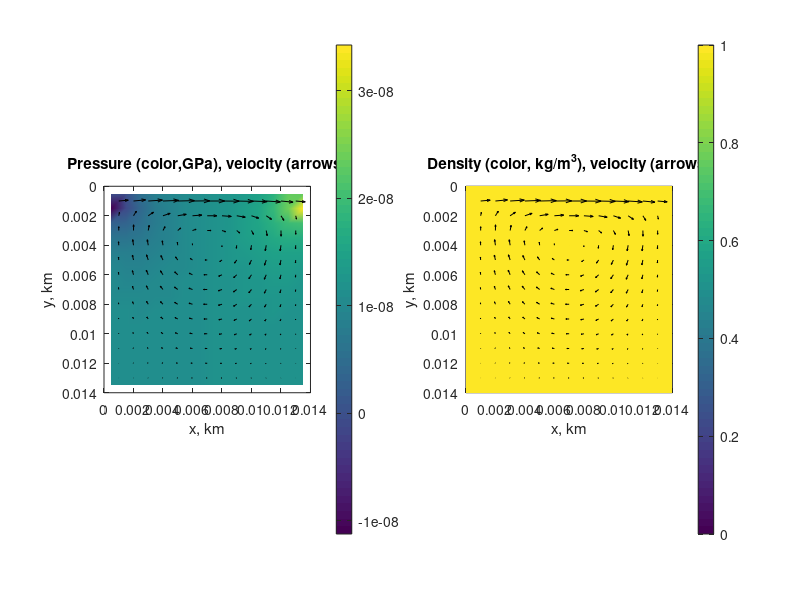

Source code (MATLAB):
% Solution of 2D Stokes and continuity equations with finite differences
% on a regular grid using a pressure-velocity formulation
% for a medium with constant viscosity

% Clean all variables
clear;
% Clear all figures
clf;

% Numerical model parameters
% Model size, m
% xsize   =   1000000;        % Horizontal
% ysize   =   1500000;        % Vertical


% Numbers of nodes
xnum    =   15;%31;             % Horizontal
ynum    =   15;%21;             % Vertical

%bish:start
xsize   =   xnum-1;        % Horizontal
ysize   =   ynum-1;        % Vertical
%bish:end

% Grid step
xstp    =   xsize/(xnum-1); % Horizontal
ystp    =   ysize/(ynum-1); % Vertical

% Model viscosity
% eta     =   1e+21;
eta     =   1;%1e+2;

% Pressure condition in one cell (i==2 && j==3)
p0cell  =   0;

% Gravity acceleration directed downward
gy      =   0;%10; % m/s^2

% Create vectors for nodal points positions (basic nodes)
x       =   0:xstp:xsize;   % Horizontal
y       =   0:ystp:ysize;   % Vertical

% Create vectors for cell centers positions (staggered nodes)
xc      =   xstp/2:xstp:xsize-xstp/2; % Horizontal
yc      =   ystp/2:ystp:ysize-ystp/2; % Vertical

% Create array for density structure (two vertical layers)
rho     =   zeros(ynum,xnum);
for i=1:1:ynum
    for j=1:1:xnum
        % Horizontal position of the nodal point
        if(x(j)<xsize/2)
            rho(i,j)=1; %3200;  % left layer
        else
            rho(i,j)=1; %3200;  %3300;  % right layer
        end
    end
end


% Matrix of coefficients initialization
L       =   sparse(xnum*ynum*3,xnum*ynum*3);
% Vector of right part initialization
R       =   zeros(xnum*ynum*3,1);

% Computing Kcont and Kbond coefficients
kcont   =   1; %2*eta/(xstp+ystp);
kbond   =   1; %4*eta/(xstp+ystp)^2;

% Solving x-Stokes, y-Stokes and continuity equations
% x-Stokes: ETA(d2vx/dx2+d2vx/dy2)-dP/dx=0
% y-Stokes: ETA(d2vy/dx2+d2vy/dy2)-dP/dy=gy*RHO
% continuity: dvx/dx+dvy/dy=0
% Compose matrix of coefficients L()
% and vector (column) of right parts R()
% Boundary conditions: free slip
% Process all Grid points
for i=1:1:ynum
    for j=1:1:xnum
        
        % Global index for P, vx, vy in the current node
        inp     =   ((j-1)*ynum+i)*3-2; % P
        invx    =   inp+1;
        invy    =   inp+2;
        
        
        % Continuity equation
        % Ghost pressure unknowns (i=1, j=1) and boundary nodes (4 corners + one cell)
        if ( (i==1) || (j==1) || (i==2 && j==2) || (i==2 && j==xnum) || (i==ynum && j==2) || (i==ynum && j==xnum) || (i==2 && j==3))
            % Ghost pressure unknowns (i=1, j=1): P(i,j)=0
            if(i==1 || j==1)
                L(inp,inp)          =   1*kbond;    % Coefficient for P(i,j)
                R(inp,1  )          =   0;          % Right-hand-side part
            end
            % Upper and lower left corners dP/dx=0 => P(i,j)-P(i,j+1)=0
            if((i==2 && j==2) || (i==ynum && j==2))
                L(inp,inp       ) 	=   1*kbond;   % Coefficient for P(i,j)
                L(inp,inp+ynum*3)   =   -1*kbond;   % Coefficient for P(i,j+1)
                R(inp,1)            =   0;          % Right-hand-side part
            end
            % Upper and lower right corners dP/dx=0 => P(i,j)-P(i,j-1)=0
            if((i==2 && j==xnum) || (i==ynum && j==xnum))
                L(inp,inp       )	=   1*kbond;   % Coefficient for P(i,j)
                L(inp,inp-ynum*3)   =  -1*kbond;   % Coefficient for P(i,j-1)
                R(inp,1)            =   0;          % Right-hand-side part
            end
            % One cell
            if (i==2 && j==3)
                L(inp,inp)          =   1*kbond;    % Coefficient for P(i,j)
                R(inp,1)            =   p0cell;     % Right-hand-side part
            end
            %Internal nodes: dvx/dx+dvy/dy=0
        else
            %dvx/dx=(vx(i-1,j)-vx(i-1,j-1))/dx
            L(inp,invx-3       )    =    kcont/xstp; % Coefficient for vx(i-1,j)
            L(inp,invx-3-ynum*3)    =   -kcont/xstp; % Coefficient for vx(i-1,j-1)
            
            %dvy/dy=(vy(i,j-1)-vy(i-1,j-1))/dy
            L(inp,invy-ynum*3  )    =    kcont/ystp; % Coefficient for vy(i,j-1)
            L(inp,invy-3-ynum*3)    =   -kcont/ystp; % Coefficient for vy(i-1,j-1)
            % Right-hand-side part:0
            R(inp,1)                =   0;
        end
        
        % x-Stokes equation
        % Ghost vx unknowns (i=ynum) and boundary nodes (i=1, i=ynum-1, j=1, j=xnum)
        if(i==1 || i==ynum-1 || i==ynum || j==1 || j==xnum)
            % Ghost vx unknowns (i=ynum: vx(i,j)=0
            if(i==ynum)
                L(invx,invx)        =   1*kbond;    % Coefficient for vx(i,j)
                R(invx,1   )        =   0;          % Right-hand-side part
            end
            % Left and Right boundaries (j=1, j=xnum)
            if((j==1 || j==xnum) && i<ynum)
                % Free slip, No slip: vx(i,j)=0
                L(invx,invx)        =   1*kbond;    % Coefficient for vx(i,j)
                R(invx,1)           =   0;          % Right-hand-side part
            end
            % Upper boundary, inner points (i=1, 1<j<xnum)
            if(i==1 && j>1 && j<xnum)
                % Free slip dvx/dy=0: vx(i,j)-vx(i+1,j)=0
%                 L(invx,invx)        =   1*kbond;    % Coefficient for vx(i,j)
%                 L(invx,invx+3)      =  -1*kbond;    % Coefficient for vx(i+1,j)
%                 R(invx,1)           =   0;          % Right-hand-side part
%                 
                % % No slip vx=0: vx(i,j)-1/3*vx(i+1,j)=0
                L(invx,invx)       =   1*kbond;    % Coefficient for vx(i,j)
                L(invx,invx+3)     =   -1/3*kbond; % Coefficient for vx(i+1,j)
                R(invx,1)          =   10;%0;          % Right-hand-side part
            end
            % Lower boundary, iner points (i=ynum-1, 1<j<xnum)
            if(i==ynum-1 && j>1 && j<xnum)
                % Free slip dvx/dy=0: vx(i,j)-vx(i-1,j)=0
%                 L(invx,invx)        =    1*kbond; % Coefficient for vx(i,j)
%                 L(invx,invx-3)      =   -1*kbond; % Coefficient for vx(i-1,j)
%                 R(invx,1)           =   0; % Right-hand-side part
%                 % % No slip vx=0: vx(i,j)-1/3*vx(i+1,j)=0
                L(invx,invx)      =   1*kbond; % Coefficient for vx(i,j)
                L(invx,invx-3)    =   -1/3*kbond; % Coefficient for vx(i-1,j)
                R(invx,1)         =   0; % Right part
            end
            %Internal nodes: ETA(d2vx/dx2+d2vx/dy2)-dP/dx=0
        else
            %ETA(d2vx/dx2+2vx/dy2)=ETA*((vx(i,j-1)-2vx(i,j)+vx(i,j+1))/dx^2+(vx(i-1,j)-2vx(i,j)+vx(i+1,j))/dy^2)
            L(invx,invx-ynum*3)     =   eta/xstp^2;                 % Coefficient for vx(i,j-1)
            L(invx,invx-3)          =   eta/ystp^2;                 % Coefficient for vx(i-1,j)
            L(invx,invx)            =   -2*eta/xstp^2-2*eta/ystp^2; % Coefficient for vx(i,j)
            L(invx,invx+3)          =   eta/ystp^2;                 % Coefficient for vx(i+1,j)
            L(invx,invx+ynum*3)     =   eta/xstp^2;                 % Coefficient for vx(i,j+1)
            
            % -dP/dx=(P(i+1,j)-P(i+1,j+1))/dx
            L(invx,inp+3)           =   kcont/xstp;                 % Coefficient for P(i+1,j)
            L(invx,inp+3+ynum*3)    =   -kcont/xstp;                % Coefficient for P(i+1,j+1)
            % Right-hand-side part:0
            R(invx,1)               =   0;
        end
        
        % y-Stokes equation
        % Ghost vy unknowns (j=xnum) and boundary nodes (i=1, i=ynum, j=1, j=xnum-1)
        if(i==1 || i==ynum || j==1 || j==xnum-1 || j==xnum)
            % Ghost vy unknowns (j=xnum: vy(i,j)=0
            if(j==xnum)
                L(invy,invy)        =   1*kbond;                    % Coefficient for vy(i,j)
                R(invy,1)           =   0;
            end
            % Upper and lower boundaries (i=1, i=ynum)
            if((i==1 || i==ynum) && j<xnum)
                % Free slip, No slip: vy(i,j)=0
                L(invy,invy)        =   1*kbond;                    % Coefficient for vy(i,j)
                R(invy,1)           =   0;
            end
            % Left boundary, iner points (j=1, 1<i<ynum)
            if(j==1 && i>1 && i<ynum)
                % Free slip dvy/dx=0: vy(i,j)-vy(i,j+1)=0
%                 L(invy,invy)        =    1*kbond;                   % Coefficient for vy(i,j)
%                 L(invy,invy+ynum*3) =   -1*kbond;                   % Coefficient for vy(i,j+1)
%                 R(invy,1)=0;
%                 %             % No slip vy=0: vy(i,j)-1/3*vy(i,j+1)=0
                            L(invy,invy)=1*kbond; % Coefficient for vy(i,j)
                            L(invy,invy+ynum*3)=-1/3*kbond; % Coefficient for vy(i,j+1)
                            R(invy,1)=0;
            end
            % Right boundary, iner points (j=xnum-1, 1<i<ynum)
            if(j==xnum-1 && i>1 && i<ynum)
                % Free slip dvy/dx=0: vy(i,j)-vy(i,j-1)=0
%                 L(invy,invy)        =   1*kbond;                    % Coefficient for vy(i,j)
%                 L(invy,invy-ynum*3) =   -1*kbond;                   % Coefficient for vy(i,j-1)
%                 R(invy,1)=0;
                            % No slip vy=0: vy(i,j)-1/3*vy(i,j-1)=0
                            L(invy,invy)=1*kbond; % Coefficient for vy(i,j)
                            L(invy,invy-ynum*3)=-1/3*kbond; % Coefficient for vy(i,j-1)
                            R(invy,1)=0;
            end
            %Internal nodes: ETA(d2vy/dx2+d2vy/dy2)-dP/dy=-gy*RHO
        else
            %ETA(d2vx/dx2+2vx/dy2)=ETA*((vx(i,j-1)-2vx(i,j)+vx(i,j+1))/dx^2+(vx(i-1,j)-2vx(i,j)+vx(i+1,j))/dy^2)
            L(invy,invy-ynum*3)     =   eta/xstp^2;                 % Coefficient for vy(i,j-1)
            L(invy,invy-3)          =   eta/ystp^2;                 % Coefficient for vy(i-1,j)
            L(invy,invy)            =   -2*eta/xstp^2-2*eta/ystp^2; % Coefficient for vy(i,j)
            L(invy,invy+3)          =   eta/ystp^2;                 % Coefficient for vy(i+1,j)
            L(invy,invy+ynum*3)     =   eta/xstp^2;                 % Coefficient for vy(i,j+1)
            
            % -dP/dy=(P(i,j+1)-P(i+1,j+1))/dx
            L(invy,inp+ynum*3)      =   kcont/ystp;                 % Coefficient for P(i,j+1)
            L(invy,inp+3+ynum*3)    =   -kcont/ystp;                % Coefficient for P(i+1,j+1)
            
            % Right part: -RHO*gy
            R(invy,1)               =   -gy*(rho(i,j)+rho(i,j+1))/2;
        end
        
    end
end

%Obtaining vector of solutions S()
S=L\R;

% Reload solutions to 2D p(), vx(), vy() arrays
% Dimensions of arrays are reduced compared to the basic grid
p=zeros(ynum,xnum);
vy=zeros(ynum,xnum);
vx=zeros(ynum,xnum);
% Process all Grid points
for i=1:1:ynum
    for j=1:1:xnum
        % Global index for P, vx, vy in S()
        inp=((j-1)*ynum+i)*3-2; % P
        invx=inp+1;
        invy=inp+2;
        % P
        p(i,j)=S(inp)*kcont;
        % vx
        vx(i,j)=S(invx);
        % vy
        vy(i,j)=S(invy);
    end
end


% Compute vx,vy for internal nodes
vx1=zeros(ynum,xnum);
vy1=zeros(ynum,xnum);
% Process internal Grid points
for i=2:1:ynum-1
    for j=2:1:xnum-1
        % vx
        vx1(i,j)=(vx(i-1,j)+vx(i,j))/2;
        % vy
        vy1(i,j)=(vy(i,j-1)+vy(i,j))/2;
    end
end


%Plotting solution
% Making new figure
figure(1);

% Plotting pressure as colormap
subplot(1,2,1);
pcolor(xc/1000,yc/1000,p(2:1:ynum,2:1:xnum)*1e-9);      % making a colormap
shading interp;     % making smooth transitions between colors
colorbar;           % showing a colorbar for the map
hold on;            % continuing plotting on the colormap
% Plotting velocity vector as arrows using internal nodes only
quiver(x(2:1:xnum-1)/1000,y(2:1:ynum-1)/1000,vx1(2:1:ynum-1,2:1:xnum-1),vy1(2:1:ynum-1,2:1:xnum-1),'k'); % making field of arrows
hold off;           % stop plotting on the colormap
box on;             % making a box around the plot
title('Pressure (color,GPa), velocity (arrows)'); % title for the plot
xlabel('x, km');        % title for the horizontal axis
ylabel('y, km');        % title for the vertical axis
axis ij image ;     % directing vertical axis downward, making proper dimensions
axis([0 xsize/1000 0 ysize/1000]); % Making axes limits

% Plotting density as colormap
subplot(1,2,2);
pcolor(x/1000,y/1000,rho);      % making a colormap
shading interp;     % making smooth transitions between colors
colorbar;           % showing a colorbar for the map
hold on;            % continuing plotting on the colormap
% Plotting velocity vector as arrows using internal nodes only
quiver(x(2:1:xnum-1)/1000,y(2:1:ynum-1)/1000,vx1(2:1:ynum-1,2:1:xnum-1),vy1(2:1:ynum-1,2:1:xnum-1),'k'); % making field of arrows
hold off;           % stop plotting on the colormap
box on;             % making a box around the plot
title('Density (color, kg/m^3), velocity (arrows)');   % title for the plot
xlabel('x, km');        % title for the horizontal axis
ylabel('y, km');        % title for the vertical axis
axis ij image ;     % directing vertical axis downward, making proper dimensions
axis([0 xsize/1000 0 ysize/1000]); % Making axes limits

